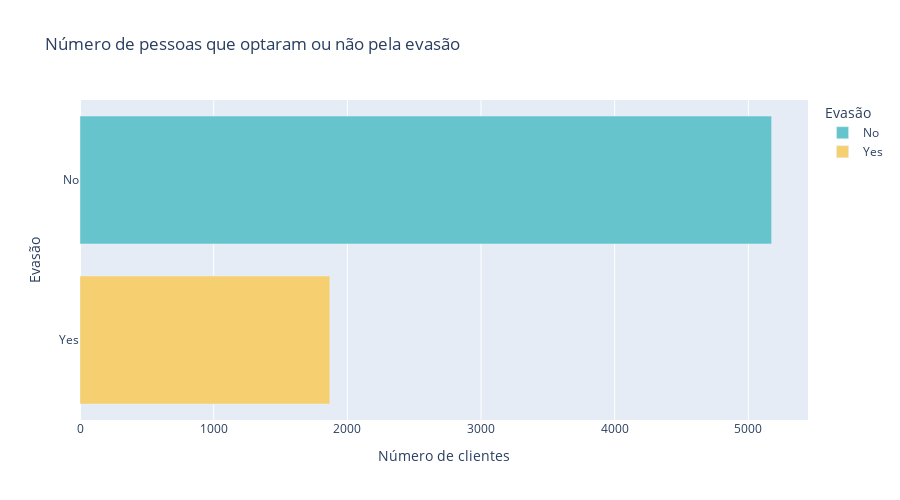

Notebook cell for this chart:
### Markdown cell above
# **Distribuição da evasão**

### Code cell
churn_counts = df['Churn'].value_counts().reset_index()
churn_counts.columns = ['Churn', 'Count']

fig = px.bar(churn_counts, 
             y='Churn', 
             x='Count', 
             title='Número de pessoas que optaram ou não pela evasão', 
             color='Churn', color_discrete_sequence=px.colors.qualitative.Pastel,  
             labels={'Churn': 'Evasão', 'Count': 'Número de clientes'})
fig.update_layout(
            width = 900,
            height= 500)
fig.show()

### Figure 1 — Plotly figure (JSON) as saved in the notebook; plotly's stock layout.template omitted (floating-point values rounded to 4 significant figures)
{"data": [{"hovertemplate": "Evasão=%{y}<br>Número de clientes=%{x}<extra></extra>", "legendgroup": "No", "marker": {"color": "rgb(102, 197, 204)", "pattern": {"shape": ""}}, "name": "No", "orientation": "h", "showlegend": true, "textposition": "auto", "type": "bar", "x": [5174], "xaxis": "x", "y": ["No"], "yaxis": "y"}, {"hovertemplate": "Evasão=%{y}<br>Número de clientes=%{x}<extra></extra>", "legendgroup": "Yes", "marker": {"color": "rgb(246, 207, 113)", "pattern": {"shape": ""}}, "name": "Yes", "orientation": "h", "showlegend": true, "textposition": "auto", "type": "bar", "x": [1869], "xaxis": "x", "y": ["Yes"], "yaxis": "y"}], "layout": {"barmode": "relative", "height": 500, "legend": {"title": {"text": "Evasão"}, "tracegroupgap": 0}, "title": {"text": "Número de pessoas que optaram ou não pela evasão"}, "width": 900, "xaxis": {"anchor": "y", "domain": [0, 1], "title": {"text": "Número de clientes"}}, "yaxis": {"anchor": "x", "categoryarray": ["Yes", "No"], "categoryorder": "array", "domain": [0, 1], "title": {"text": "Evasão"}}}}
